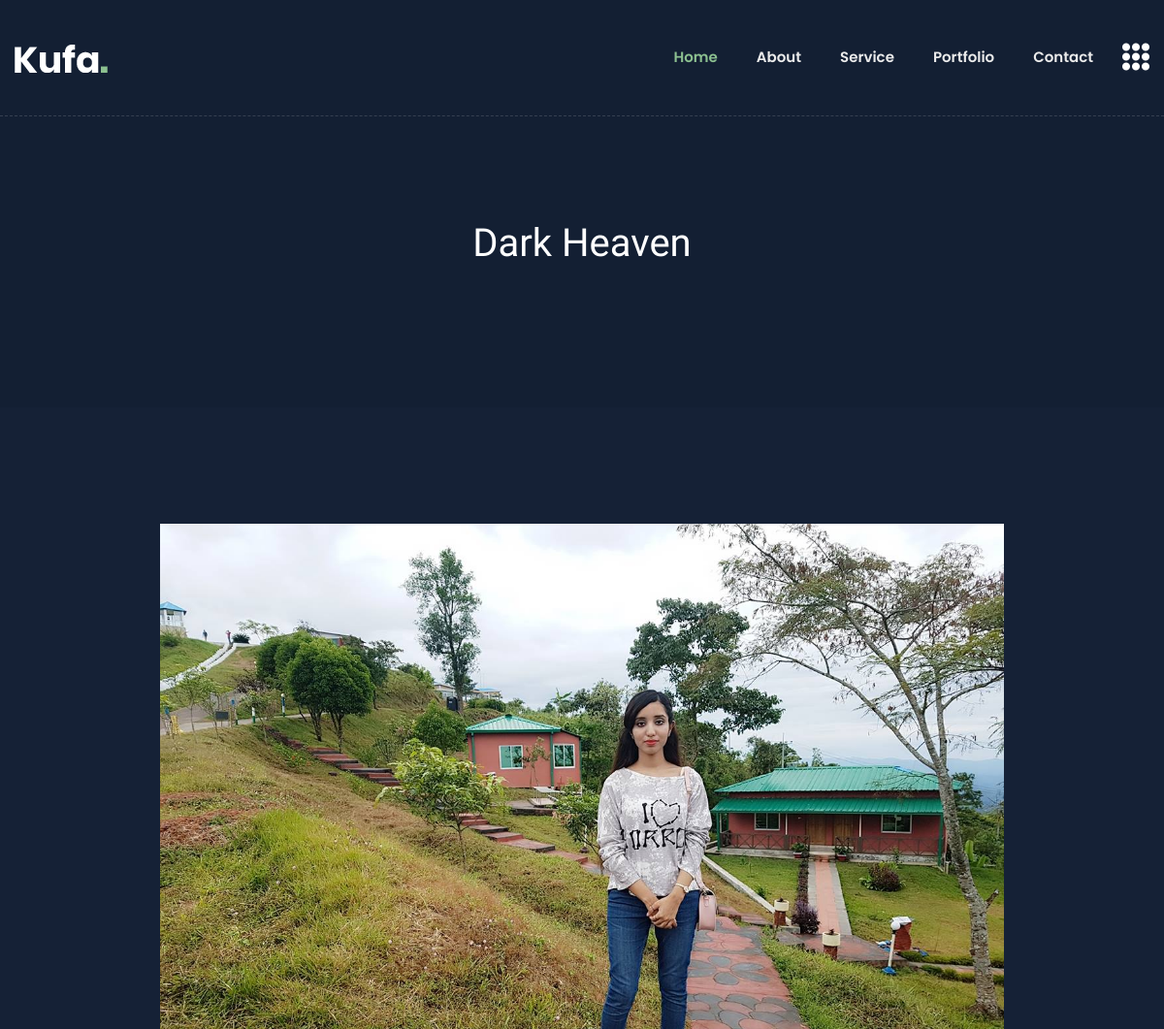
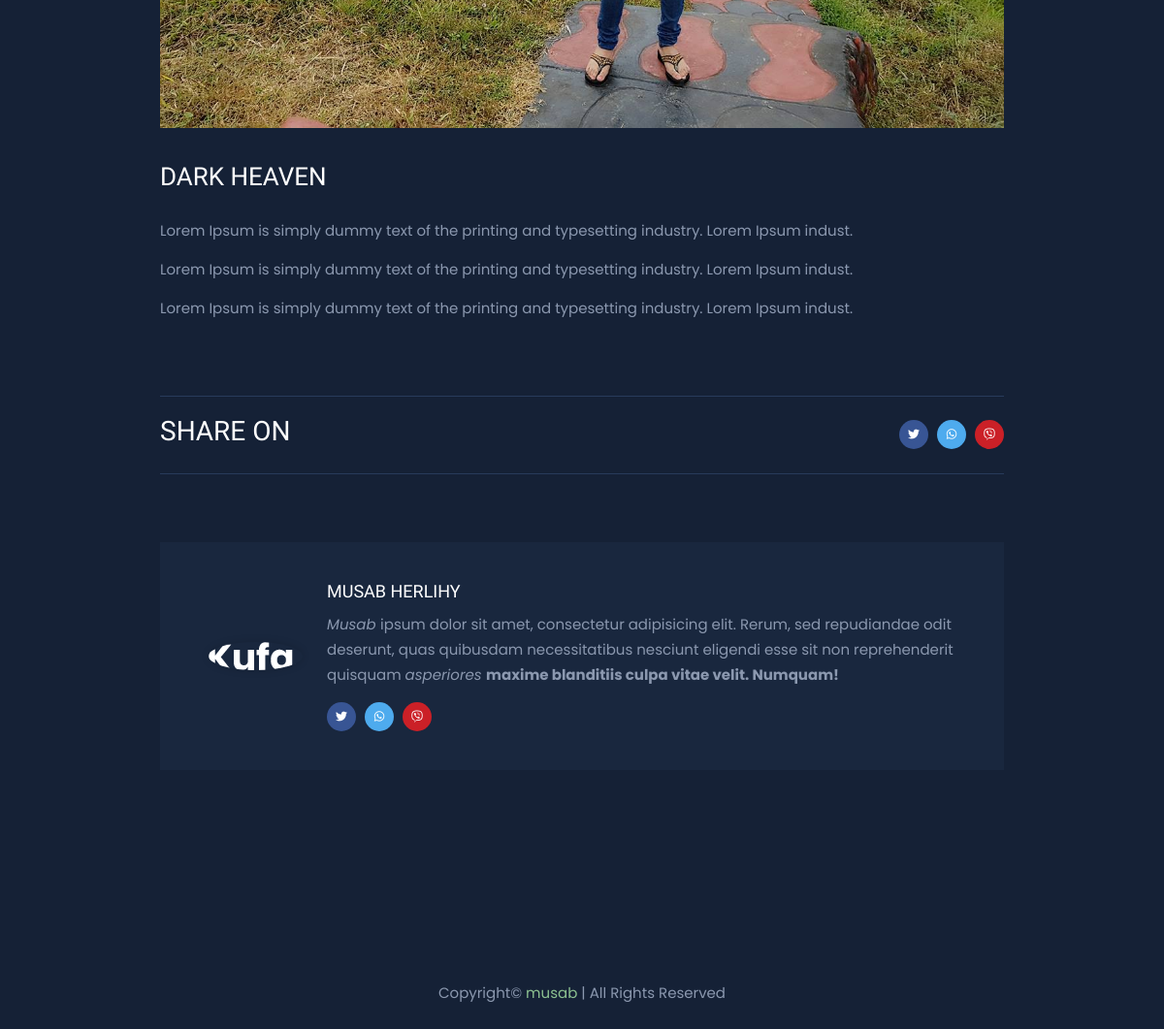
Screenshot of /portfolio-single.php?id=16 with the database file from the repository (2 pictures, top to bottom).
### tables this page shows
CREATE TABLE `settings` (
  `id` int(10) UNSIGNED NOT NULL,
  `logo` varchar(255) DEFAULT 'logo.png',
  `logo_black` varchar(255) NOT NULL,
  `copyright` varchar(255) DEFAULT NULL,
  `about` text DEFAULT NULL,
  `tagline` varchar(255) DEFAULT NULL,
  `office_address` varchar(255) DEFAULT NULL,
  `email` varchar(255) DEFAULT NULL,
  `phone` varchar(255) DEFAULT NULL
);

CREATE TABLE `portfolio` (
  `id` int(11) NOT NULL,
  `title` varchar(255) NOT NULL,
  `category` varchar(255) NOT NULL,
  `thumbnail` varchar(255) NOT NULL,
  `featured_image` varchar(255) NOT NULL,
  `summary` text NOT NULL,
  `status` tinyint(4) NOT NULL DEFAULT 1
);

CREATE TABLE `socials` (
  `id` int(11) NOT NULL,
  `name` varchar(100) NOT NULL,
  `icon` varchar(255) NOT NULL,
  `link` varchar(255) NOT NULL,
  `status` varchar(255) NOT NULL DEFAULT 'active'
);

### portfolio-single.php (the view, shortened to what this page needs)
<?php
    require "header.php";
    $id = $_GET['id'];
    $portfolio_count = "SELECT * FROM portfolio WHERE id = '$id'";
    $portfolio_query = mysqli_query($db,$portfolio_count);
    $portfolio_assoc = mysqli_fetch_assoc($portfolio_query);
?>
        <main>
            <section class="breadcrumb-area breadcrumb-bg d-flex align-items-center">
                <div class="container">
                    <div class="row justify-content-center">
                        <div class="col-md-10">
                            <div class="breadcrumb-content text-center">
                                <h1><?= $portfolio_assoc['title'];?></h1>
                            </div>
                        </div>
                    </div>
                </div>
            </section>
            <section class="portfolio-details-area pt-120 pb-120">
                <div class="container">
                    <div class="row justify-content-center">
                        <div class="col-xl-9 col-lg-10">
                            <div class="single-blog-list">
                                <div class="blog-list-thumb mb-35">
                                    <img src="front/img/images/<?= $portfolio_assoc['thumbnail'];?>" alt="img">
                                </div>
                                <div class="blog-list-content blog-details-content portfolio-details-content">
                                    <h2><?= $portfolio_assoc['title'];?></h2>
                                    <p><?= $portfolio_assoc['summary'];?></p>
                                    <p><?= $portfolio_assoc['summary'];?></p>
                                    <p><?= $portfolio_assoc['summary'];?></p>
                                    <div class="blog-list-meta">
                                        <ul>
                                            <li class="blog-post-date">
                                                <h3>Share On</h3>
                                            </li>
                                            <li class="blog-post-share">
                                            <?php
                                                foreach ($social_query as $social) {
                                            ?>
                                                <a href="<?= $social['link'] ?>"><i class="<?= $social['icon'] ?>"></i></a>
                                            <?php
                                                }
                                            ?>
                                            </li>
                                        </ul>
                                    </div>
                                </div>
                                <div class="avatar-post mt-70 mb-60">
                                    <ul>
                                        <li>
                                            <div class="post-avatar-img">
                                                <img src="front/img/logo/<?php echo $settings_assoc['logo'];?>" alt="">
                                            </div>
                                            <div class="post-avatar-content">
                                                <h5>Musab Herlihy</h5>
                                                <p><?php echo $settings_assoc['about'];?></p>
                                                <div class="post-avatar-social mt-15">
                                            <?php
                                                foreach ($social_query as $social) {
                                            ?>
                                                    <a href="<?= $social['link'] ?>"><i class="<?= $social['icon'] ?>"></i></a>
                                            <?php
                                                    }
                                            ?>
                                                </div>
                                            </div>
                                        </li>
                                    </ul>
                                </div>
                            </div>
                        </div>
                    </div>
                </div>
            </section>
        </main>
<?php
    require "footer.php";
?>

### header.php (shortened to what this page needs)
<?php
    require_once "db.php";
    $settings_count = "SELECT * FROM settings";
    $settings_query = mysqli_query($db,$settings_count);
    $settings_assoc = mysqli_fetch_assoc($settings_query);
    $social = "SELECT * FROM socials where status = 'active'";
    $social_query = mysqli_query($db,$social);
?>
<!doctype html>
<html class="no-js" lang="en">
<head>
        <link rel="stylesheet" href="front/css/bootstrap.min.css">
        <link rel="stylesheet" href="front/css/animate.min.css">
        <link rel="stylesheet" href="front/css/magnific-popup.css">
        <link rel="stylesheet" href="front/css/fontawesome-all.min.css">
        <link rel="stylesheet" href="front/css/flaticon.css">
        <link rel="stylesheet" href="front/css/slick.css">
        <link rel="stylesheet" href="front/css/aos.css">
        <link rel="stylesheet" href="front/css/default.css">
        <link rel="stylesheet" href="front/css/style.css">
        <link rel="stylesheet" href="front/css/responsive.css">
</head>
<body class="theme-bg">
        <header>
            <div id="header-sticky" class="transparent-header">
                <div class="container">
                    <div class="row">
                        <div class="col-xl-12">
                            <div class="main-menu">
                                <nav class="navbar navbar-expand-lg">
                                    <a href="index.php" class="navbar-brand logo-sticky-none"><img src="front/img/logo/<?= $settings_assoc['logo']?>" alt="Logo"></a>
                                    <div class="collapse navbar-collapse" id="navbarNav">
                                        <ul class="navbar-nav ml-auto">
                                            <li class="nav-item active"><a class="nav-link" href="#home">Home</a></li>
                                            <li class="nav-item"><a class="nav-link" href="#about">about</a></li>
                                            <li class="nav-item"><a class="nav-link" href="#service">service</a></li>
                                            <li class="nav-item"><a class="nav-link" href="#portfolio">portfolio</a></li>
                                            <li class="nav-item"><a class="nav-link" href="#contact">Contact</a></li>
                                        </ul>
                                    </div>
                                    <div class="header-btn">
                                        <a href="#" class="off-canvas-menu menu-tigger"><i class="flaticon-menu"></i></a>
                                    </div>
                                </nav>
                            </div>
                        </div>
                    </div>
                </div>
            </div>
        </header>

### footer.php (shortened to what this page needs)
        <footer>
            <div class="copyright-wrap">
                <div class="container">
                    <div class="row align-items-center">
                        <div class="col-12">
                            <div class="copyright-text text-center">
                                <p>Copyright© <span><?= $settings_assoc['copyright']?></span> | All Rights Reserved</p>
                            </div>
                        </div>
                    </div>
                </div>
            </div>
        </footer>
    </body>
</html>

### front/css/default.css (style rules this page uses)
.mt-15 { margin-top: 15px; }
.mt-70 { margin-top: 70px; }
.mb-35 { margin-bottom: 35px; }
.mb-60 { margin-bottom: 60px; }
.pt-120 { padding-top: 120px; }
.pb-120 { padding-bottom: 120px; }
.theme-bg { background: #152136; }

### front/css/style.css (style rules this page uses)
body { font-family: 'Poppins', sans-serif; font-weight: normal; font-style: normal; font-size: 15px; color: #8b98af; }
a, .button { -webkit-transition: all 0.3s ease-out 0s; -moz-transition: all 0.3s ease-out 0s; -ms-transition: all 0.3s ease-out 0s; -o-transition: all 0.3s ease-out 0s; transition: all 0.3s ease-out 0s; }
a, button { color: #1696e7; outline: medium none; }
h1, h2, h3, h4, h5, h6 { font-family: 'Baloo Bhaijaan', cursive; color: #ffffff; margin-top: 0px; font-style: normal; font-weight: 400; text-transform: normal; }
h1 { font-size: 40px; font-weight: 500; }
h2 { font-size: 35px; }
h3 { font-size: 28px; }
h5 { font-size: 18px; }
ul { margin: 0px; padding: 0px; }
li { list-style: none }
p { font-size: 15px; font-weight: normal; line-height: 2; color: #8b98af; margin-bottom: 15px; }
*::placeholder { color: #555555; font-size: 14px; opacity: 1; }
.transparent-header { position: absolute; left: 0; top: 0; width: 100%; height: auto; z-index: 9; padding: 18px 0; border-bottom: 1px dashed rgba(255,255,255,.15); }
.main-menu .navbar { padding: 0; }
.main-menu .nav-item { display: inline-block; margin-left: 40px; }
.main-menu .nav-item:first-child { margin-left: 0px; }
.main-menu .navbar-expand-lg .navbar-nav .nav-link { padding: 30px 0; font-size: 15px; font-weight: 600; text-transform: capitalize; }
.main-menu .navbar-expand-lg .navbar-nav .nav-link, .header-search a { color: #ebebeb; }
.header-btn { margin-left: 30px; display: flex; align-items: center; }
.header-btn a.off-canvas-menu { font-size: 28px; color: #fff; line-height: 1; margin-left: 30px; display: inline-block; }
.main-menu .navbar-expand-lg .navbar-nav .nav-link:hover, .main-menu .navbar-expand-lg .navbar-nav .nav-item.active .nav-link, .header-search a:hover, .social-icon-right > a:hover, .header-btn a.off-canvas-menu:hover { color: #8cc090; }
.breadcrumb-bg { min-height: 450px; position: relative; z-index: 1; background: #131f33; }
.breadcrumb-bg::before { content: ""; position: absolute; left: 0; top: 0; width: 100%; height: 100%; opacity: .9; }
.breadcrumb-content { margin-top: 75px; }
.blog-list-thumb img { width: 100%; }
.blog-list-content h2 { color: #ffffff; font-size: 30px; margin-bottom: 25px; text-transform: uppercase; }
.blog-list-content p { font-size: 15px; line-height: 2; font-weight: 400; margin-bottom: 45px; }
.blog-list-meta > ul { display: flex; justify-content: space-between; align-items: center; border-top: 1px solid #283b5b; border-bottom: 1px solid #283b5b; padding: 19px 0; }
.blog-list-meta ul li.blog-post-date { font-size: 14px; font-weight: 400; text-transform: uppercase; }
.blog-list-meta ul li.blog-post-share a, .post-avatar-social a { display: inline-block; height: 30px; width: 30px; line-height: 30px; background: #385594; text-align: center; font-size: 12px; border-radius: 50%; color: #fff; margin-left: 5px; }
.blog-list-meta ul li.blog-post-share a:nth-child(2), .post-avatar-social a:nth-child(2) { background: #4eabee; }
.blog-list-meta ul li.blog-post-share a:last-child, .post-avatar-social a:last-child { background: #cb2027; }
.blog-details-content p { margin-bottom: 10px; }
.blog-details-content .blog-list-meta { margin-top: 75px; }
.avatar-post { background: #19273e; padding: 40px 50px; }
.avatar-post ul li { display: flex; align-items: center; }
.post-avatar-img { margin-right: 25px; }
.post-avatar-img img { border-radius: 50%; box-shadow: 0px 0px 9px 0px rgba(0, 0, 0, 0.16); }
.post-avatar-content h5 { font-size: 18px; margin-bottom: 10px; text-transform: uppercase; }
.post-avatar-content p { font-size: 15px; line-height: 26px; margin-bottom: 0; font-weight: 400; }
.post-avatar-social a:first-child { margin-left: 0; }
.copyright-wrap { padding: 35px 0; }
.copyright-text p { margin-bottom: 0; }
.copyright-text p span { color: #8cc090; }

### front/css/responsive.css (style rules this page uses)
@media (min-width: 992px) and (max-width: 1200px) { .header-btn a.off-canvas-menu { margin-left: 0; display: inline-block; } }
@media (min-width: 992px) and (max-width: 1200px) { .blog-list-content h2 { font-size: 26px; } }
@media (min-width: 992px) and (max-width: 1200px) { .breadcrumb-bg { min-height: 420px; } }
@media (min-width: 992px) and (max-width: 1200px) { .breadcrumb-content { margin-top: 90px; } }

### rows the page displays
settings: logo (picture), about "Musab ipsum dolor sit amet, consectetur adipisicing elit. Rerum, sed repudiandae odit deserunt, quas quibusdam necessitatibus nesciunt eligendi esse sit non reprehenderit quisquam asperiores maxime blanditiis culpa vitae velit. Numquam!", copyright "musab"
portfolio: title "Dark Heaven", thumbnail (picture), title "DARK HEAVEN", summary "Lorem Ipsum is simply dummy text of the printing and typesetting industry. Lorem Ipsum indust."
